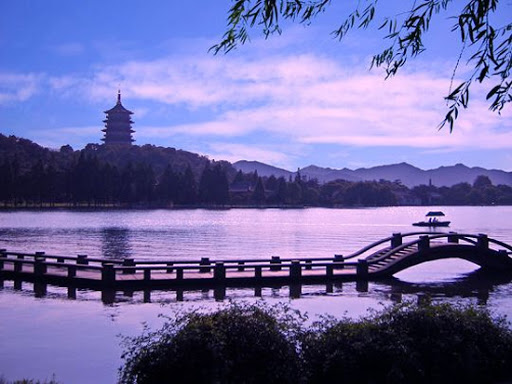
//> input picture 开课吧opencv_demo/montage/xihu1.jpg, 512 x 384 px
$ ./montage   (built with g++ and OpenCV 4)
//> lines starting //> are read from the running program, lines starting //| are printed output that depends on the picture
#define _CRT_SECURE_NO_WARNINGS
#include <iostream>
#include <opencv2/opencv.hpp>
#include <cstdio>
#include <vector>

using namespace std;
using namespace cv;

int main()
{
    int image_count = 39;

    // 想要生成的图片
    Mat srcImage = imread("./xihu1.jpg");
//> srcImage is the input picture: 384 rows x 512 cols, CV_8UC3; mean B, G, R 165.3, 108.5, 112.6
    cout << srcImage.size() << endl;
//| [512 x 384]

    // 通过resize函数，进行尺寸设置
    resize(srcImage, srcImage, Size(1920, 1080));
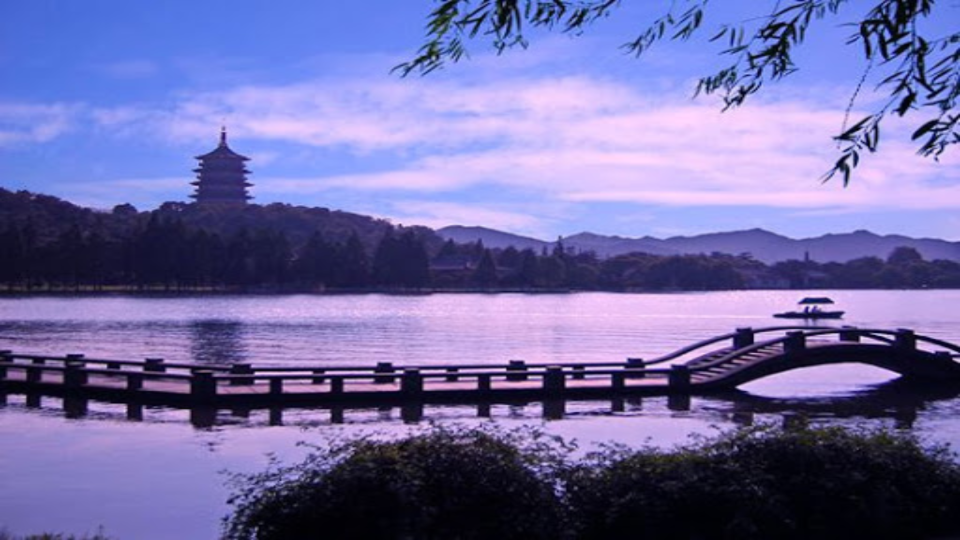
//> srcImage: 1080 rows x 1920 cols, CV_8UC3 (shown at 1/2 size); mean B, G, R 165.2, 108.4, 112.5
    cout << srcImage.size() << endl;
//| [1920 x 1080]

    // 存放资源文件
    vector<Mat> source_images;
    char filenames[20];
    for (int i = 1; i <= 39; i++)
    {
        Mat src_img;
        sprintf(filenames, "./data/cat%d.jpg", i);

        // 根据路径读取文件
        src_img = imread(filenames);
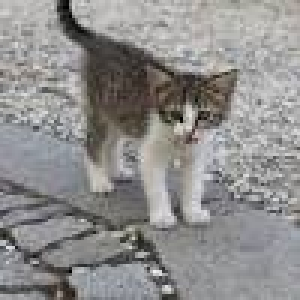
//> input picture 开课吧opencv_demo/montage/data/cat1.jpg, 100 x 100 px (shown 3 times larger)
//> src_img is the input picture: 100 rows x 100 cols, CV_8UC3; mean B, G, R 140.8, 141.7, 142.8
        resize(src_img, src_img, Size(30, 30),0,0,INTER_NEAREST);
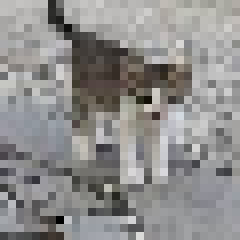
//> src_img: 30 rows x 30 cols, CV_8UC3 (shown 8 times larger); mean B, G, R 140.9, 141.8, 142.9
//> (the run ends here: the program stops with an error, at `resize(src_img, src_img, Size(30, 30),0,0,INTER_NEAREST);`)
